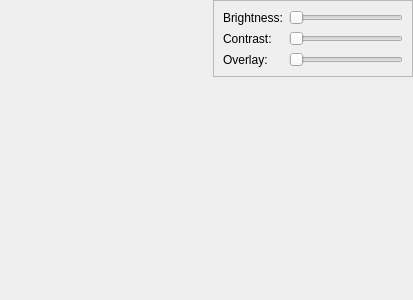
<?xml version="1.0" encoding="UTF-8"?>
<ui version="4.0">
 <class>PoseEditor</class>
 <widget class="QWidget" name="PoseEditor">
  <property name="geometry">
   <rect>
    <x>0</x>
    <y>0</y>
    <width>413</width>
    <height>300</height>
   </rect>
  </property>
  <property name="windowTitle">
   <string>Form</string>
  </property>
  <layout class="QGridLayout" name="gridLayout">
   <property name="leftMargin">
    <number>0</number>
   </property>
   <property name="topMargin">
    <number>0</number>
   </property>
   <property name="rightMargin">
    <number>0</number>
   </property>
   <property name="bottomMargin">
    <number>0</number>
   </property>
   <item row="0" column="1">
    <widget class="QFrame" name="frm_post_processing">
     <property name="sizePolicy">
      <sizepolicy hsizetype="Preferred" vsizetype="Maximum">
       <horstretch>0</horstretch>
       <verstretch>0</verstretch>
      </sizepolicy>
     </property>
     <property name="minimumSize">
      <size>
       <width>200</width>
       <height>50</height>
      </size>
     </property>
     <property name="maximumSize">
      <size>
       <width>200</width>
       <height>16777215</height>
      </size>
     </property>
     <property name="frameShape">
      <enum>QFrame::StyledPanel</enum>
     </property>
     <property name="frameShadow">
      <enum>QFrame::Raised</enum>
     </property>
     <layout class="QFormLayout" name="formLayout">
      <item row="0" column="0">
       <widget class="QLabel" name="label_4">
        <property name="text">
         <string>Brightness:</string>
        </property>
       </widget>
      </item>
      <item row="0" column="1">
       <widget class="QSlider" name="sld_brightness">
        <property name="orientation">
         <enum>Qt::Horizontal</enum>
        </property>
       </widget>
      </item>
      <item row="1" column="0">
       <widget class="QLabel" name="label_5">
        <property name="text">
         <string>Contrast:</string>
        </property>
       </widget>
      </item>
      <item row="1" column="1">
       <widget class="QSlider" name="sld_contrast">
        <property name="orientation">
         <enum>Qt::Horizontal</enum>
        </property>
       </widget>
      </item>
      <item row="2" column="0">
       <widget class="QLabel" name="lbl_overlay">
        <property name="text">
         <string>Overlay:</string>
        </property>
       </widget>
      </item>
      <item row="2" column="1">
       <widget class="QSlider" name="sld_overlay">
        <property name="maximum">
         <number>100</number>
        </property>
        <property name="singleStep">
         <number>1</number>
        </property>
        <property name="orientation">
         <enum>Qt::Horizontal</enum>
        </property>
       </widget>
      </item>
     </layout>
    </widget>
   </item>
   <item row="0" column="0" rowspan="2">
    <widget class="PoseImage" name="pose_image">
     <property name="sizePolicy">
      <sizepolicy hsizetype="Preferred" vsizetype="Preferred">
       <horstretch>0</horstretch>
       <verstretch>0</verstretch>
      </sizepolicy>
     </property>
     <property name="minimumSize">
      <size>
       <width>100</width>
       <height>100</height>
      </size>
     </property>
     <property name="styleSheet">
      <string notr="true"/>
     </property>
     <property name="text">
      <string/>
     </property>
     <property name="scaledContents">
      <bool>true</bool>
     </property>
     <property name="alignment">
      <set>Qt::AlignLeading|Qt::AlignLeft|Qt::AlignTop</set>
     </property>
    </widget>
   </item>
  </layout>
 </widget>
 <customwidgets>
  <customwidget>
   <class>PoseImage</class>
   <extends>QLabel</extends>
   <header>app/labeller/widgets/pose_image.h</header>
  </customwidget>
 </customwidgets>
 <resources/>
 <connections/>
</ui>
